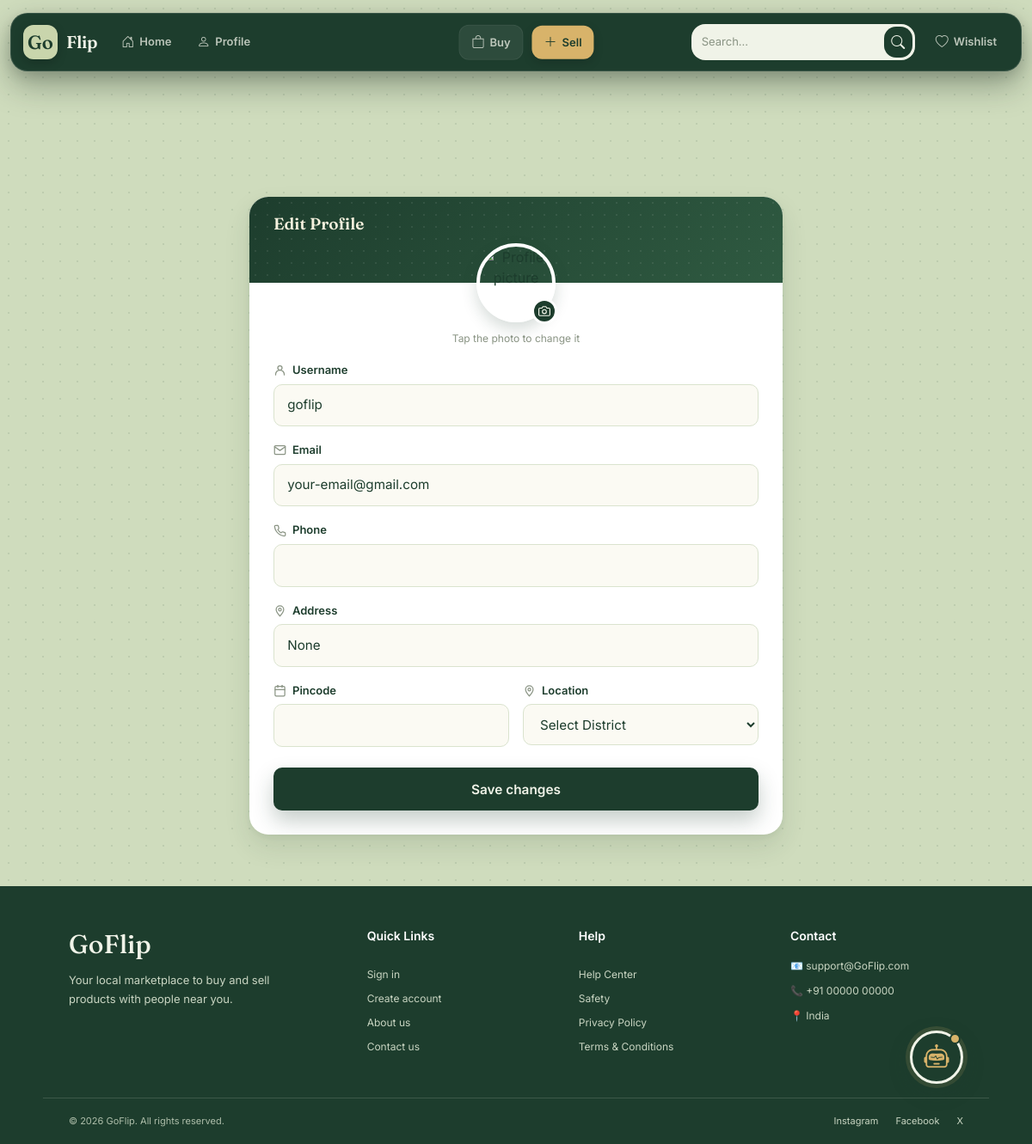
The page /Editprofiles/ (signed in) on the database its author committed.
### users/models.py (models this page shows)
class CoustomUser(AbstractUser):
    username = models.CharField(
        max_length=150,
        unique=True
    )
    email = models.EmailField(
        blank=True,
        null=True
    )
    USERNAME_FIELD = "username"
    REQUIRED_FIELDS = ["email"]
    address = models.CharField(
        null=True,
        blank=True,
        max_length=100
    )
    pincode = models.IntegerField(
        null=True,
        blank=True
    )
    profile_image = models.ImageField(
        upload_to="profile/",
        null=True,
        blank=True
    )
    otp = models.IntegerField(
        null=True,
        blank=True
    )
    verified = models.BooleanField(
        default=False
    )
    phone = models.CharField(
        max_length=15,
        null=True,
        blank=True
    )
    Location = models.CharField(
        null=True,
        blank=True,
        max_length=100
    )

### users/views.py (the view, shortened to what this page needs)
# urls.py: path("Editprofiles/",views.Editprofiles.as_view(),name="Editprofiles"),
class Editprofiles(View):
    def get(self, request):
        return render(request,"editprofile.html")

### templates/editprofile.html (shortened to what this page needs)
{% extends 'base.html' %}
{% block content %}
<div class="profile-page">
    <div class="profile-wrap">
        <div class="form-card">
            <div class="form-cover">
                <h1>
                    Edit Profile
                </h1>
            </div>
            <form
                method="POST"
                enctype="multipart/form-data"
            >
                <div class="avatar-block">
                    <label
                        for="profile_image"
                        class="avatar-label"
                    >
                        {% if user.profile_image %}
                            <img
                                src="{{ user.profile_image.url }}"
                                class="profile-image"
                                id="avatarPreview"
                                alt="Profile picture"
                            >
                        {% else %}
                            <img
                                src="/static/default-profile.png"
                                class="profile-image"
                                id="avatarPreview"
                                alt="Profile picture"
                            >
                        {% endif %}
                        <span class="camera-badge">
                            <svg
                                viewBox="0 0 24 24"
                                fill="none"
                                stroke="currentColor"
                                stroke-width="2"
                                stroke-linecap="round"
                                stroke-linejoin="round"
                            >
                                <path
                                    d="M23 19a2 2 0 0 1-2 2H3a2 2 0 0 1-2-2V8a2 2 0 0 1 2-2h4l2-3h6l2 3h4a2 2 0 0 1 2 2z"
                                />
                                <circle
                                    cx="12"
                                    cy="13"
                                    r="4"
                                />
                            </svg>
                        </span>
                    </label>
                    <p class="avatar-hint">
                        Tap the photo to change it
                    </p>
                </div>
                <div class="form-body">
                    <div class="field-group">
                        <label for="id_username">
                            <svg
                                viewBox="0 0 24 24"
                                fill="none"
                                stroke="currentColor"
                                stroke-width="2"
                                stroke-linecap="round"
                                stroke-linejoin="round"
                            >
                                <circle
                                    cx="12"
                                    cy="8"
                                    r="4"
                                />
                                <path
                                    d="M4 21v-1a8 8 0 0 1 16 0v1"
                                />
                            </svg>
                            Username
                        </label>
                        <input
                            type="text"
                            name="username"
                            id="id_username"
                            value="{{ user.username }}"
                            autocomplete="username"
                        >
                    </div>
                    <div class="field-group">
                        <label for="id_email">
                            <svg
                                viewBox="0 0 24 24"
                                fill="none"
                                stroke="currentColor"
                                stroke-width="2"
                                stroke-linecap="round"
                                stroke-linejoin="round"
                            >
                                <path
                                    d="M4 4h16c1.1 0 2 .9 2 2v12a2 2 0 0 1-2 2H4a2 2 0 0 1-2-2V6a2 2 0 0 1 2-2z"
                                />
                                <polyline
                                    points="22,6 12,13 2,6"
                                />
                            </svg>
                            Email
                        </label>
                        <input
                            type="email"
                            name="email"
                            id="id_email"
                            value="{{ user.email }}"
                            autocomplete="email"
                        >
                    </div>
                    <div class="field-group">
                        <label for="id_phone">
                            Phone
                        </label>
                        <input
                            type="number"
                            name="phone"
                            id="id_phone"
                            value="{{ user.phone }}"
                            autocomplete="tel"
                        >
                    </div>
                    <div class="field-group">
                        <label for="id_address">
                            <svg
                                viewBox="0 0 24 24"
                                fill="none"
                                stroke="currentColor"
                                stroke-width="2"
                                stroke-linecap="round"
                                stroke-linejoin="round"
                            >
                                <path
                                    d="M12 22s7-7.58 7-12A7 7 0 0 0 5 10c0 4.42 7 12 7 12z"
                                />
                                <circle
                                    cx="12"
                                    cy="10"
                                    r="2.5"
                                />
                            </svg>
                            Address
                        </label>
                        <input
                            type="text"
                            name="address"
                            id="id_address"
                            value="{{ user.address }}"
                            autocomplete="street-address"
                        >
                    </div>
                    <div class="field-row">
                        <div class="field-group">
                            <label for="id_pincode">
                                <svg
                                    viewBox="0 0 24 24"
                                    fill="none"
                                    stroke="currentColor"
                                    stroke-width="2"
                                    stroke-linecap="round"
                                    stroke-linejoin="round"
                                >
                                    <rect
                                        x="3"
                                        y="4"
                                        width="18"
                                        height="18"
                                        rx="2"
                                    />
                                    <line
                                        x1="16"
                                        y1="2"
                                        x2="16"
                                        y2="6"
                                    />
                                    <line
                                        x1="8"
                                        y1="2"
                                        x2="8"
                                        y2="6"
                                    />
                                    <line
                                        x1="3"
                                        y1="10"
                                        x2="21"
                                        y2="10"
                                    />
                                </svg>
                                Pincode
                            </label>
                            <input
                                type="number"
                                name="pincode"
                                id="id_pincode"
                                value="{{ user.pincode }}"
                                autocomplete="postal-code"
                            >
                        </div>
                        <div class="field-group">
                            <label for="id_Location">
                                <svg
                                    viewBox="0 0 24 24"
                                    fill="none"
                                    stroke="currentColor"
                                    stroke-width="2"
                                    stroke-linecap="round"
                                    stroke-linejoin="round"
                                >
                                    <path
                                        d="M12 22s7-7.58 7-12A7 7 0 0 0 5 10c0 4.42 7 12 7 12z"
                                    />
                                    <circle
                                        cx="12"
                                        cy="10"
                                        r="2.5"
                                    />
                                </svg>
                                Location
                            </label>
                            <select
                                name="Location"
                                id="id_Location"
                                class="location-select"
                            >
                                <option value="">
                                    Select District
                                </option>
                            </select>
                        </div>
                    </div>
                    <button
                        type="submit"
                        class="submit-btn"
                    >
                        Save changes
                    </button>
                </div>
            </form>
        </div>
    </div>
</div>
{% endblock %}

### templates/base.html (style rules this page uses)
* { box-sizing: border-box; }
html { scroll-behavior: smooth; }
body { min-height: 100vh; margin: 0; font-family: 'Inter', sans-serif; color: #1D3D2D; background: #CFDCBD; background-image: radial-gradient( rgba(29, 61, 45, 0.10) 1px, transparent 1px ); background-size: 20px 20px; -webkit-font-smoothing: antialiased; }

### templates/editprofile.html (style rules this page uses)
* { box-sizing: border-box; }
.profile-page { background-color: #CFDCBD; background-image: radial-gradient( rgba(29, 61, 45, 0.1) 1px, transparent 1px ); background-size: 20px 20px; min-height: 100vh; padding: 95px 20px 60px; font-family: 'Inter', sans-serif; }
.profile-wrap { max-width: 620px; margin: 0 auto; }
.form-card { background-color: #FFFFFF; border-radius: 22px; overflow: hidden; box-shadow: 0 2px 6px rgba(29, 61, 45, 0.06), 0 14px 30px rgba(29, 61, 45, 0.12); }
.form-cover { background: linear-gradient( 135deg, #1D3D2D, #2F5A41 ); height: 100px; position: relative; overflow: hidden; }
.form-cover::after { content: ""; position: absolute; inset: 0; background-image: radial-gradient( rgba(255,255,255,0.08) 1px, transparent 1px ); background-size: 14px 14px; }
.form-cover h1 { position: relative; z-index: 2; color: #F5F1DE; font-family: 'Fraunces', serif; font-weight: 600; font-size: 19px; margin: 0; padding: 20px 28px; }
.avatar-block { padding: 0 28px 8px; margin-top: -46px; position: relative; text-align: center; z-index: 5; }
.avatar-label { cursor: pointer; display: inline-block; position: relative; }
.profile-image { width: 92px; height: 92px; border-radius: 50%; object-fit: cover; border: 4px solid #FFFFFF; box-shadow: 0 8px 18px rgba(29, 61, 45, 0.18); display: block; transition: opacity 0.15s ease; }
.camera-badge { position: absolute; right: -2px; bottom: -2px; width: 30px; height: 30px; border-radius: 50%; background-color: #1D3D2D; color: #F0F3E8; display: flex; align-items: center; justify-content: center; border: 3px solid #FFFFFF; }
.camera-badge svg { width: 14px; height: 14px; }
.avatar-hint { font-size: 12px; color: #8A9484; margin: 10px 0 0; }
.form-body { padding: 10px 28px 28px; }
.field-group { margin-bottom: 18px; }
.field-group label { display: flex; align-items: center; gap: 7px; font-size: 13px; font-weight: 600; color: #1D3D2D; margin-bottom: 6px; }
.field-group label svg { width: 15px; height: 15px; color: #8A9484; flex-shrink: 0; }
.field-group input { width: 100%; padding: 0.78rem 0.95rem; border: 1.5px solid #DAE3CE; border-radius: 10px; background-color: #FBFAF3; font-family: 'Inter', sans-serif; font-size: 0.95rem; color: #1D3D2D; outline: none; transition: border-color 0.15s ease, box-shadow 0.15s ease, background 0.15s ease; }
.location-select { width: 100%; height: 48px; padding: 0 42px 0 15px; border: 1.5px solid #DAE3CE; border-radius: 10px; background-color: #FBFAF3; font-family: 'Inter', sans-serif; font-size: 0.95rem; color: #1D3D2D; outline: none; cursor: pointer; appearance: auto; transition: border-color 0.15s ease, box-shadow 0.15s ease, background 0.15s ease; }
.location-select option { background-color: #FFFFFF; color: #1D3D2D; padding: 10px; }
.field-row { display: grid; grid-template-columns: 1fr 1fr; gap: 16px; }
.submit-btn { width: 100%; padding: 0.85rem; margin-top: 6px; background-color: #1D3D2D; color: #F0F3E8; border: none; border-radius: 10px; font-family: 'Inter', sans-serif; font-size: 0.96rem; font-weight: 600; cursor: pointer; box-shadow: 0 12px 24px rgba(29, 61, 45, 0.25); transition: background 0.15s ease, transform 0.12s ease, box-shadow 0.12s ease; }

### rows shown on the page
CoustomUser: username "goflip", email "your-email@gmail.com", address "None"
